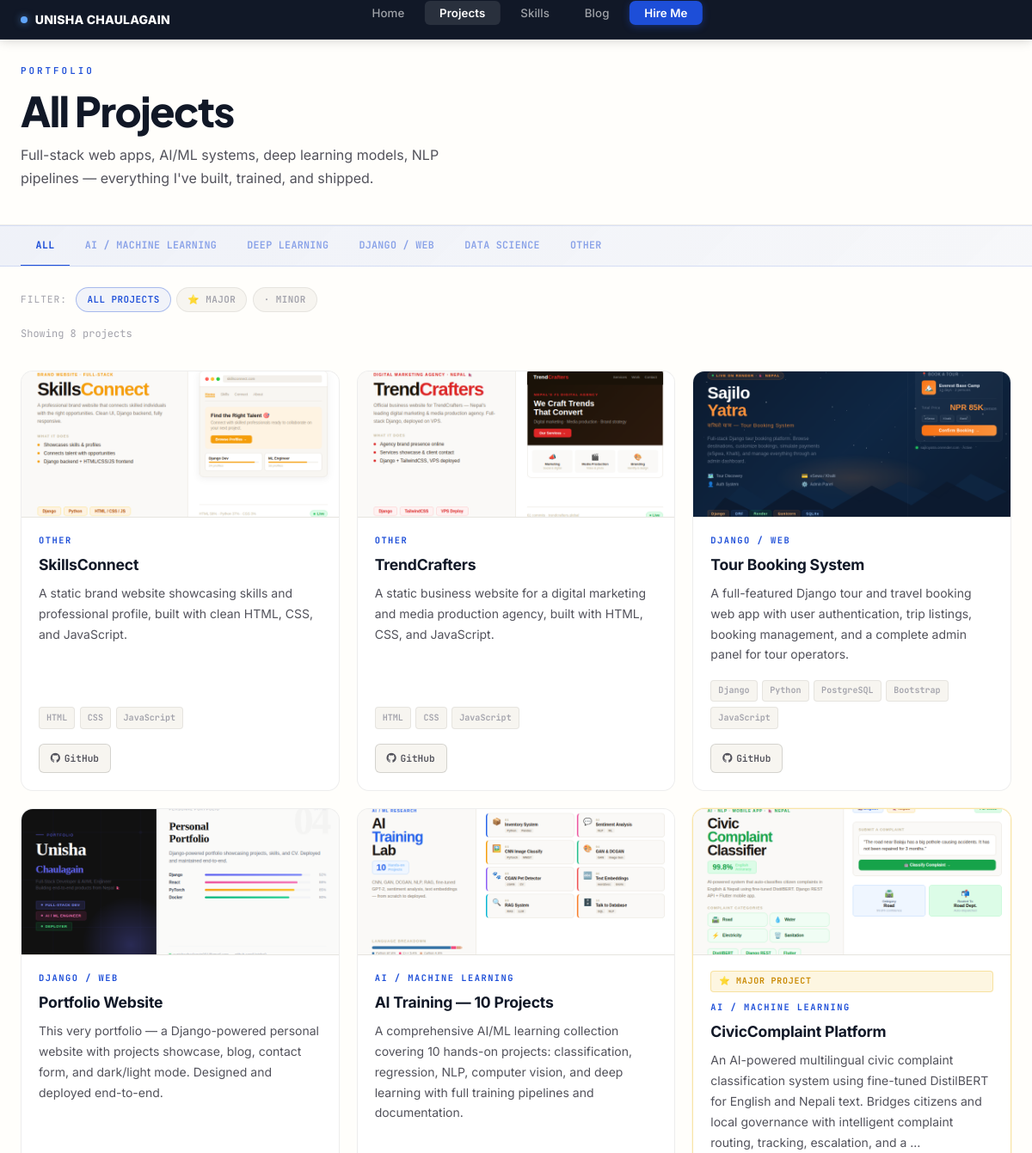
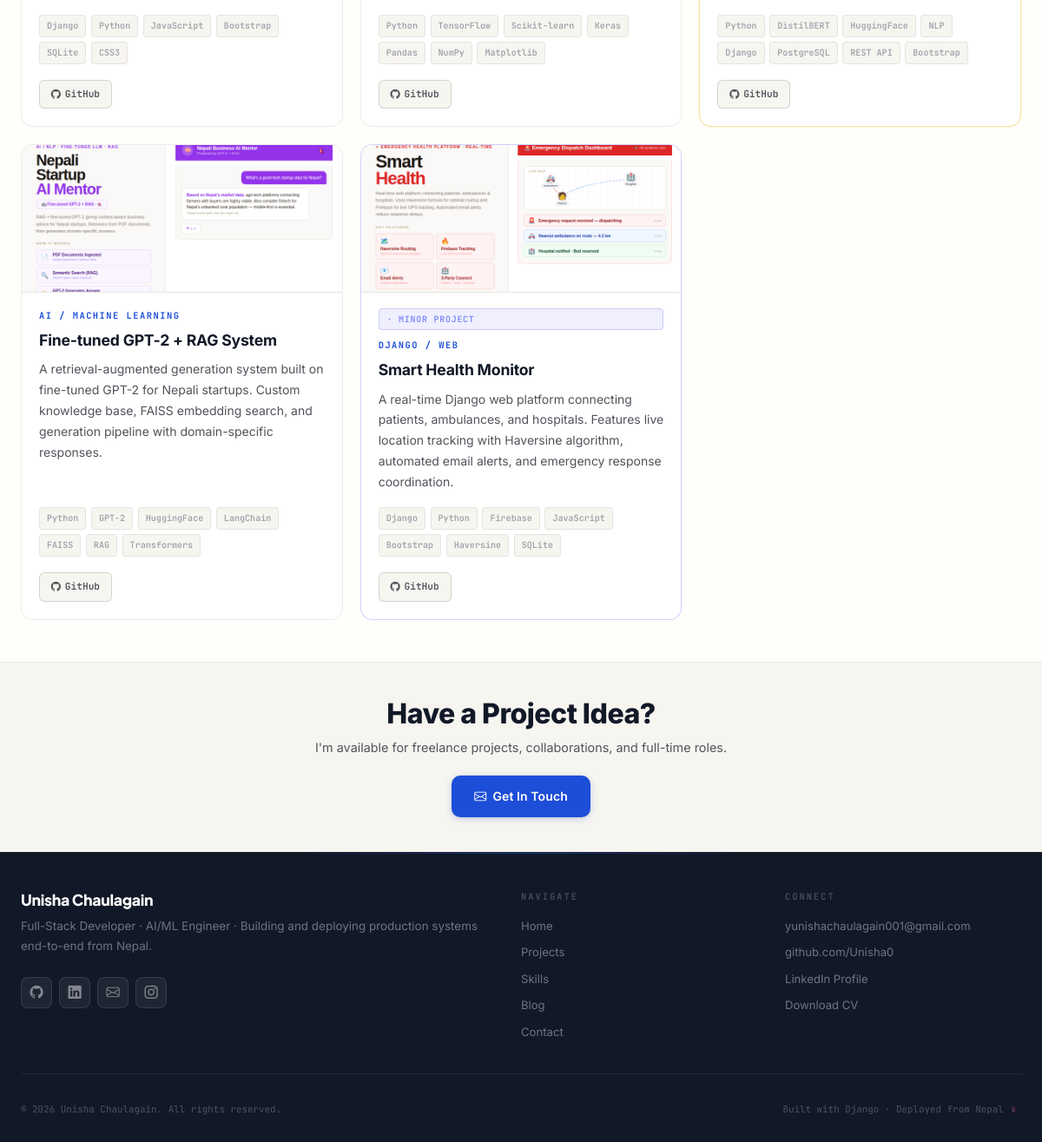
/projects/, run on the app's committed database (2 pictures, top to bottom).
### core/models.py (models this page shows, shortened)
class Project(models.Model):
    CATEGORY_CHOICES = [
        ('ai_ml', 'AI / Machine Learning'),
        ('deep_learning', 'Deep Learning'),
        ('django', 'Django / Web'),
        ('data', 'Data Science'),
        ('other', 'Other'),
    ]
    PRIORITY_CHOICES = [
        ('major', 'Major'),
        ('minor', 'Minor'),
        ('', 'Standard'),
    ]
    title = models.CharField(max_length=200)
    description = models.TextField()
    category = models.CharField(max_length=20, choices=CATEGORY_CHOICES, default='other')
    priority = models.CharField(max_length=10, choices=PRIORITY_CHOICES, blank=True, default='')
    tech_stack = models.CharField(max_length=300)
    github_url = models.URLField(blank=True)
    live_url = models.URLField(blank=True)
    image = models.ImageField(upload_to='projects/', blank=True, null=True)
    featured = models.BooleanField(default=False)
    order = models.PositiveIntegerField(default=0)
    created_at = models.DateTimeField(default=timezone.now)
    class Meta:
        ordering = ['order', '-created_at']
    def get_tech_list(self):
        return [t.strip() for t in self.tech_stack.split(',')]

### core/views.py (the view)
# urls.py: path('projects/', views.projects, name='projects'),
def projects(request):
    all_projects = Project.objects.all()
    categories = Project.CATEGORY_CHOICES
    return render(request, 'core/projects.html', {
        'projects': all_projects,
        'categories': categories,
    })

### core/templatetags/custom_filters.py (called while the page is built)
@register.filter
def mul(value, arg):
    return int(value) * int(arg)

### core/templates/core/projects.html (shortened to what this page needs)
{% extends 'core/base.html' %}
{% load static %}
{% load custom_filters %}
{% load i18n %}
{% block content %}
<section class="page-hero">
    <div class="page-hero-inner" data-aos="fade-up">
        <span class="section-label">Portfolio</span>
        <h1 class="section-title">All Projects</h1>
        <p style="color:var(--text2); font-size:1rem; margin-top:0.75rem; max-width:520px; line-height:1.7;">
            Full-stack web apps, AI/ML systems, deep learning models, NLP pipelines — everything I've built, trained, and shipped.
        </p>
    </div>
</section>
<div class="filter-bar">
    <div class="filter-bar-inner">
        <button class="fbtn active" data-filter="all">All</button>
        {% for value, label in categories %}
        <button class="fbtn" data-filter="{{ value }}">{{ label }}</button>
        {% endfor %}
    </div>
</div>
<section class="projects-main">
    <div class="projects-main-inner">
        <div class="priority-strip">
            <span class="priority-strip-label">Filter:</span>
            <button class="pfbtn active-all" data-priority="all">All Projects</button>
            <button class="pfbtn" data-priority="major">⭐ Major</button>
            <button class="pfbtn" data-priority="minor">· Minor</button>
        </div>
        <p class="projects-meta">Showing <span id="countNum">{{ projects|length }}</span> <span id="projLabel">project{{ projects|length|pluralize }}</span></p>
        <div class="pgrid" id="pgrid">
            {% if projects %}
                {% for project in projects %}
                <div class="pcard {% if project.priority == 'major' %}is-major{% elif project.priority == 'minor' %}is-minor{% endif %}" data-category="{{ project.category }}" data-priority="{{ project.priority }}" data-aos="fade-up" data-aos-delay="{{ forloop.counter0|mul:50 }}">
                    <div class="pcard-img">
                        {% if project.image %}
                            <img src="{{ project.image.url }}" alt="{{ project.title }}" loading="lazy">
                        {% else %}
                            {% if project.category == 'ai_ml' %}🤖
                            {% elif project.category == 'deep_learning' %}🧠
                            {% elif project.category == 'django' %}🌐
                            {% elif project.category == 'data' %}📊
                            {% else %}🚀{% endif %}
                        {% endif %}
                    </div>
                    <div class="pcard-body">
                        {% if project.priority == 'major' %}
                            <div class="badge-major">⭐ Major Project</div>
                        {% elif project.priority == 'minor' %}
                            <div class="badge-minor">· Minor Project</div>
                        {% endif %}
                        <div class="pcard-cat">{{ project.get_category_display }}</div>
                        <h3 class="pcard-title">{{ project.title }}</h3>
                        <p class="pcard-desc">{{ project.description|truncatewords:28 }}</p>
                        <div class="pcard-tech">
                            {% for tech in project.get_tech_list %}
                            <span class="tech-tag">{{ tech }}</span>
                            {% endfor %}
                        </div>
                        <div class="pcard-links">
                            {% if project.github_url %}
                            <a href="{{ project.github_url }}" target="_blank" rel="noopener" class="plbtn plbtn-gh">
                                <i class="bi bi-github"></i> GitHub
                            </a>
                            {% endif %}
                        </div>
                    </div>
                </div>
                {% endfor %}
            {% else %}
                <div class="no-projs">
                    <p>No projects yet — add them via the <a href="/admin/">admin panel</a>.</p>
                </div>
            {% endif %}
        </div>
    </div>
</section>
<section class="proj-cta">
    <h2>Have a Project Idea?</h2>
    <p>I'm available for freelance projects, collaborations, and full-time roles.</p>
    <a href="/contact/" class="btn-warm"><i class="bi bi-envelope"></i> Get In Touch</a>
</section>
{% endblock %}

### core/templates/core/base.html (shortened to what this page needs)
{% load static %}
{% load custom_filters %}
{% load i18n %}
<!DOCTYPE html>
{% get_current_language as LANGUAGE_CODE %}
<html lang="{{ LANGUAGE_CODE }}">
<head>
    <link href="https://cdn.jsdelivr.net/npm/bootstrap@5.3.0/dist/css/bootstrap.min.css" rel="stylesheet">
    <link rel="stylesheet" href="https://cdn.jsdelivr.net/npm/bootstrap-icons@1.11.0/font/bootstrap-icons.css">
    <link href="https://unpkg.com/aos@2.3.1/dist/aos.css" rel="stylesheet">
</head>
<body>
    <nav class="site-nav">
        <div class="nav-inner">
            <a href="/" class="nav-brand">
                <span class="brand-dot"></span>
                UNISHA CHAULAGAIN
            </a>
            <ul class="nav-links" id="navLinks">
                <li><a href="/" {% if request.resolver_match.url_name == 'home' %}class="active"{% endif %}>Home</a></li>
                <li><a href="/projects/" {% if request.resolver_match.url_name == 'projects' %}class="active"{% endif %}>Projects</a></li>
                <li><a href="/#skills">Skills</a></li>
                <li><a href="/blog/" {% if 'blog' in request.resolver_match.url_name|default:'' %}class="active"{% endif %}>Blog</a></li>
                <li class="nav-cta-item"><a href="/contact/">Hire Me</a></li>
            </ul>
        </div>
    </nav>
    <main>{% block content %}{% endblock %}</main>
    <footer class="site-footer">
        <div class="footer-grid">
            <div class="footer-brand">
                <h3>Unisha Chaulagain</h3>
                <p>Full-Stack Developer · AI/ML Engineer · Building and deploying production systems end-to-end from Nepal.</p>
                <div class="footer-socials">
                    <a href="https://github.com/Unisha0" target="_blank" class="social-ico" title="GitHub"><i class="bi bi-github"></i></a>
                    <a href="https://www.linkedin.com/in/unisha-chaulagain/" target="_blank" class="social-ico" title="LinkedIn"><i class="bi bi-linkedin"></i></a>
                    <a href="mailto:yunishachaulagain001@gmail.com" class="social-ico" title="Email"><i class="bi bi-envelope"></i></a>
                    <a href="https://www.instagram.com/partofyune_sha/" target="_blank" class="social-ico" title="Instagram"><i class="bi bi-instagram"></i></a>
                </div>
            </div>
            <div class="footer-col">
                <h6>Navigate</h6>
                <a href="/">Home</a>
                <a href="/projects/">Projects</a>
                <a href="/#skills">Skills</a>
                <a href="/blog/">Blog</a>
                <a href="/contact/">Contact</a>
            </div>
            <div class="footer-col">
                <h6>Connect</h6>
                <a href="mailto:yunishachaulagain001@gmail.com">yunishachaulagain001@gmail.com</a>
                <a href="https://github.com/Unisha0" target="_blank">github.com/Unisha0</a>
                <a href="https://www.linkedin.com/in/unisha-chaulagain/" target="_blank">LinkedIn Profile</a>
                <a href="/media/uploads/Unisha_Chaulagain_Django_CV.pdf" target="_blank">Download CV</a>
            </div>
        </div>
        <div class="footer-bottom">
            <span>© {% now "Y" %} Unisha Chaulagain. All rights reserved.</span>
            <span>Built with Django · Deployed from Nepal 🇳🇵</span>
        </div>
    </footer>
</body>
</html>

### data on the page
Project: image (picture), category "OTHER", title "SkillsConnect", description "A static brand website showcasing skills and professional profile, built with clean HTML, CSS, and JavaScript.", get_tech_list "HTML" "CSS" "JavaScript"
Project: image (picture), category "OTHER", title "TrendCrafters", description "A static business website for a digital marketing and media production agency, built with HTML, CSS, and JavaScript.", get_tech_list "HTML" "CSS" "JavaScript"
Project: image (picture), category "DJANGO / WEB", title "Tour Booking System", description "A full-featured Django tour and travel booking web app with user authentication, trip listings, booking management, and a complete admin panel for tour operators.", get_tech_list "Django" "Python" "PostgreSQL" "Bootstrap" "JavaScript"
Project: image (picture), category "DJANGO / WEB", title "Portfolio Website", description "This very portfolio — a Django-powered personal website with projects showcase, blog, contact form, and dark/light mode. Designed and deployed end-to-end.", get_tech_list "Django" "Python" "JavaScript" "Bootstrap" "SQLite" "CSS3"
Project: image (picture), category "AI / MACHINE LEARNING", title "AI Training — 10 Projects", description "A comprehensive AI/ML learning collection covering 10 hands-on projects: classification, regression, NLP, computer vision, and deep learning with full training pipelines and documentation.", get_tech_list "Python" "TensorFlow" "Scikit-learn" "Keras" "Pandas" "NumPy" "Matplotlib"
Project: image (picture), priority "⭐ MAJOR PROJECT", category "AI / MACHINE LEARNING", title "CivicComplaint Platform", description "An AI-powered multilingual civic complaint classification system using fine-tuned DistilBERT for English and Nepali text. Bridges citizens and local governance with intelligent complaint routing, tracking, escalation, and a …", get_tech_list "Python" "DistilBERT" "HuggingFace" "NLP" "Django" "PostgreSQL" "REST API" "Bootstrap"
Project: image (picture), category "AI / MACHINE LEARNING", title "Fine-tuned GPT-2 + RAG System", description "A retrieval-augmented generation system built on fine-tuned GPT-2 for Nepali startups. Custom knowledge base, FAISS embedding search, and generation pipeline with domain-specific responses.", get_tech_list "Python" "GPT-2" "HuggingFace" "LangChain" "FAISS" "RAG" "Transformers"
Project: image (picture), priority "· MINOR PROJECT", category "DJANGO / WEB", title "Smart Health Monitor", description "A real-time Django web platform connecting patients, ambulances, and hospitals. Features live location tracking with Haversine algorithm, automated email alerts, and emergency response coordination.", get_tech_list "Django" "Python" "Firebase" "JavaScript" "Bootstrap" "Haversine" "SQLite"

### other printed values
{{ label }} "AI / MACHINE LEARNING" "DEEP LEARNING" "DJANGO / WEB" "DATA SCIENCE" "OTHER"
{{ projects|length }} "8"
